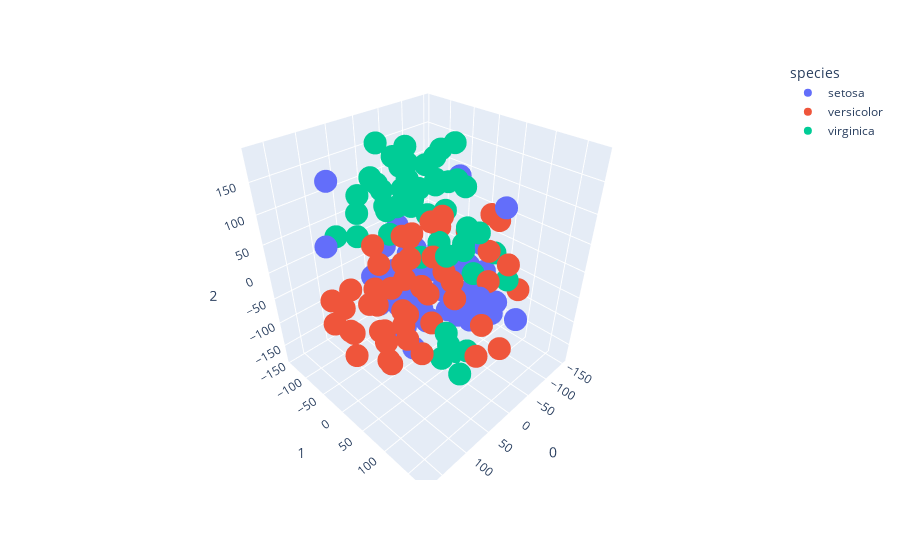

Source (notebook cell):
### Code cell
from sklearn.manifold import TSNE
import plotly.express as px

df = px.data.iris()

features = df.loc[:, :'petal_width']

tsne = TSNE(n_components=3, random_state=0)
projections = tsne.fit_transform(features, )

fig = px.scatter_3d(
    projections, x=0, y=1, z=2,
    color=df.species, labels={'color': 'species'}
)
fig.update_traces(marker_size=8)
fig.show()
